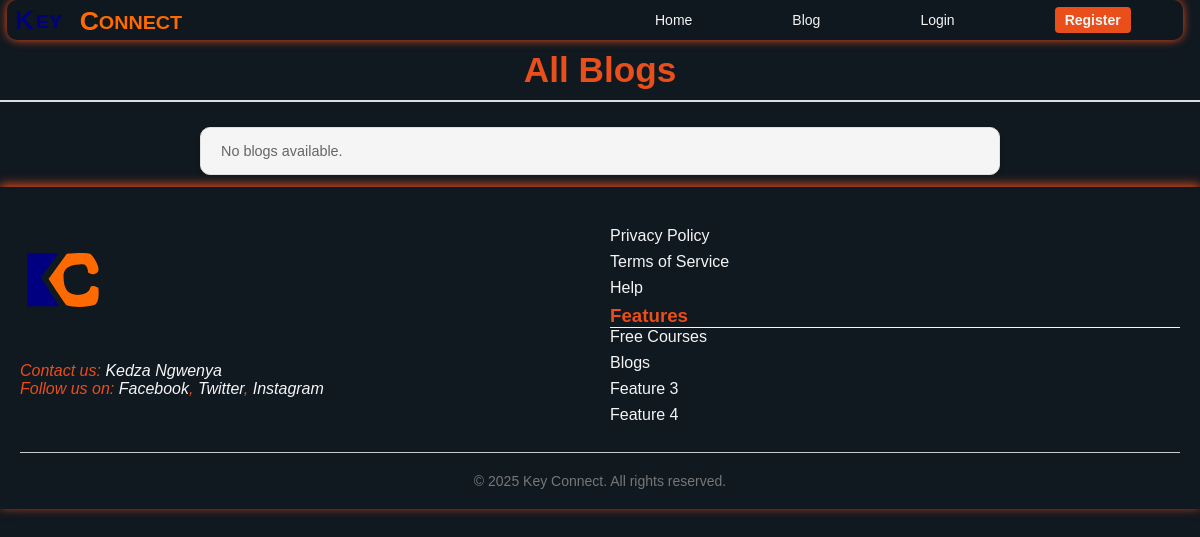
The page /blog/ on the database as committed earlier.
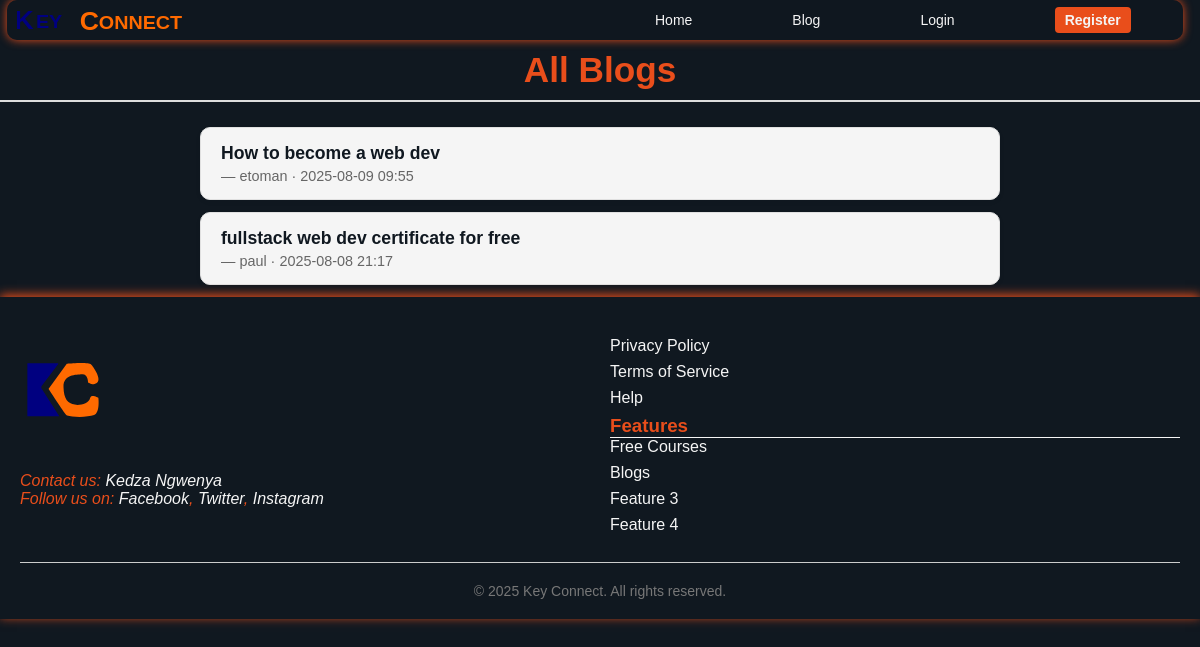
The same page on the database as committed later.
### keyConnectapp/models.py (models this page shows, shortened)
class Blog(models.Model):
    author = models.ForeignKey(
        settings.AUTH_USER_MODEL,
        on_delete=models.CASCADE,
        related_name="blogs"
    )
    title = models.CharField(max_length=200)
    short_description = models.CharField(max_length=300, blank=True)
    image = models.ImageField(upload_to="blog_images/", blank=True, null=True)
    icon = models.ImageField(upload_to="blog_icons/", blank=True, null=True)
    content = models.TextField()
    created_at = models.DateTimeField(auto_now_add=True)
    views = models.PositiveIntegerField(default=0)
    is_top = models.BooleanField(default=False)# Tracks number of views
    class Meta:
        ordering = ["-created_at"]

### keyConnectapp/views.py (the view)
# urls.py: path('blog/', views.blog_view, name='blog'),                # ← list page
def blog_view(request):
    blogs = Blog.objects.all()  # Get all blogs for everyone to see
    return render(request, 'keyConnectapp/blog.html', {'blogs': blogs})

### keyConnectapp/context_processors.py (called while the page is built)
def user_profile(request):
    if request.user.is_authenticated:
        try:
            profile = Profile.objects.get(user=request.user)
        except Profile.DoesNotExist:
            profile = None
    else:
        profile = None
    return {'nav_profile': profile}

### keyConnectapp/templates/keyConnectapp/blog.html (shortened to what this page needs)
{% extends "base.html" %}
{% block content %}
<h1 class="blog-head">All Blogs</h1>
<ul class="blog-list">
    {% for blog in blogs %}
        <li class="blog-item">
            <a href="{% url 'blog_detail' blog.id %}">{{ blog.title }}</a>
            — {{ blog.author.username }} · {{ blog.created_at|date:"Y-m-d H:i" }}
        </li>
    {% empty %}
        <li class="blog-item">No blogs available.</li>
    {% endfor %}
</ul>
{% endblock %}

### templates/base.html (shortened to what this page needs)
<!DOCTYPE html>
<html>
<head>
    {% load static %}
    <link rel="stylesheet" href="{% static 'keyConnectapp/style.css' %}">
</head>
<body>
    <header class="main-header">
        <nav class="navbar">
            <img class="logo" src="{% static 'keyConnectapp/images/logooo.svg' %}" alt="Logo" />
            <ul class="nav-links">
                <li><a href="{% url 'home' %}">Home</a></li>
                <li><a href="{% url 'blog' %}">Blog</a></li>
                {% if user.is_authenticated %}
                <li class="profile-dropdown">
                    <img src="{% if nav_profile and nav_profile.avatar %}{{ nav_profile.avatar.url }}{% else %}{% static 'images/default_avatar.png' %}{% endif %}"
                        alt="Profile" class="nav-profile-pic" />
                    <ul class="dropdown-menu">
                        <li><a href="{% url 'profile' user.id %}">View Profile</a></li>
                        <li><a href="{% url 'edit_profile' %}">Edit Profile</a></li>
                        <li><a href="{% url 'logout' %}">Logout</a></li>
                    </ul>
                </li>
                {% else %}
                <li><a href="{% url 'login' %}">Login</a></li>
                <li><a href="{% url 'register' %}"><span class="sign-up">Register</span></a></li>
                {% endif %}
            </ul>
        </nav>
    </header>
    <main>
        {% block content %}{% endblock %}
    </main>
    <footer>
        <div class="footer-container">
            <address class="footer-left">
                <div class="footer-logo">
                    <img class="logo" src="{% static 'keyConnectapp/images/KEY-CONNECT.svg' %}" alt="Logo">
                </div>
                <p>Contact us: <a href="mailto:kedzangwenya@gmail.com">Kedza Ngwenya</a></p>
                <p>Follow us on:
                    <a href="https://www.facebook.com/keyconnect">Facebook</a>,
                    <a href="https://www.twitter.com/keyconnect">Twitter</a>,
                    <a href="https://www.instagram.com/keyconnect">Instagram</a>
                </p>
            </address>
            <div class="footer-right">
                <nav class="footer-nav">
                    <ul>
                        <li><a href="#">Privacy Policy</a></li>
                        <li><a href="#">Terms of Service</a></li>
                        <li><a href="#">Help</a></li>
                    </ul>
                </nav>
                <div class="feature">
                    <h3>Features</h3>
                    <ul>
                        <li><a href="#">Free Courses</a></li>
                        <li><a href="#">Blogs</a></li>
                        <li><a href="#">Feature 3</a></li>
                        <li><a href="#">Feature 4</a></li>
                    </ul>
                </div>
            </div>
        </div>
        <div class="footer-bottom">
            <p>&copy; 2025 Key Connect. All rights reserved.</p>
        </div>
    </footer>
</body>
</html>

### keyConnectapp/static/keyConnectapp/style.css (style rules this page uses)
* { margin: 0; padding: 0; box-sizing: border-box; font-family: 'Arial', 'roboto'; }
:root { --background-color1: #ffb400; --background-color2: #e94e1b; --text-color: #2b2b2b; --rich-black: #101820; --rich-black2: #10182085; --text-color2: #f5f5f5; --test-color1: #ff6a00; }
body { background-color: var(--rich-black); }
.main-header { width: 98%; height: 40px; background-color: var(--rich-black2); display: flex; align-items: center; padding: 0 10px; margin: auto; border-radius: 10px; box-shadow: 0 0 10px var(--background-color2); position: fixed; top: 0; left: 7px; z-index: 1000; }
.navbar { width: 100%; display: flex; justify-content: space-between; align-items: center; }
.logo { height: 5%; width: 15%; }
.nav-links { list-style: none; display: flex; align-items: center; gap: 100px; margin: 0; width: 50%; padding: 0 5px 0 60px; }
.nav-links li { position: relative; }
.nav-links a { text-decoration: none; color: var(--text-color2); font-size: 14px; }
.sign-up { background-color: var(--background-color2); color: var(--text-color2); padding: 5px 10px; border-radius: 4px; font-weight: bold; text-decoration: none; }
:root { --cards-visible: 3; --gap: 20px; --card-height: 320px; }
footer { background-color: var(--rich-black); padding: 40px 20px 20px; font-family: sans-serif; box-shadow: 0 -2px 10px var(--background-color2); }
.feature h3 { color: var(--background-color2); border-bottom: 1px solid var(--text-color2); }
.footer-container { display: flex; justify-content: space-between; flex-wrap: wrap; gap: 20px; border-bottom: 1px solid #ccc; padding-bottom: 20px; }
.footer-container p { color: var(--background-color2); }
.footer-left, .footer-right { flex: 1; min-width: 250px; }
.footer-logo img { max-width: 120px; margin-bottom: 10px; }
.footer-nav ul, .feature ul { list-style: none; padding: 0; }
.footer-nav ul li, .feature ul li { margin-bottom: 8px; }
.footer-nav a, .feature a, address a { color: var(--text-color2); text-decoration: none; }
.footer-bottom { text-align: center; margin-top: 20px; font-size: 14px; color: #777; }
.blog-head { text-align: center; font-size: 2.2rem; margin-bottom: 25px; color: var(--background-color2); border-bottom: 2px solid #ddd; padding-bottom: 10px; margin-top: 50px; }
.blog-list { list-style: none; padding: 0; max-width: 800px; margin: 0 auto; }
.blog-item { background-color: var(--text-color2); border: 1px solid #e0e0e0; border-radius: 10px; padding: 15px 20px; margin-bottom: 12px; box-shadow: 0 2px 6px rgba(0,0,0,0.04); transition: background-color 0.3s; font-size: 1rem; }
.blog-item a { font-size: 1.1rem; color: var(--rich-black); font-weight: 600; text-decoration: none; }
.blog-item { display: flex; flex-direction: column; gap: 4px; color: #666; font-size: 0.9rem; }

Rows that differ between the two databases and show on the page:
added Blog: title "How to become a web dev", author.username "etoman", created_at "2025-08-09 09:55"
added Blog: title "fullstack web dev certificate for free", author.username "paul", created_at "2025-08-08 21:17"
Other text that changed with them:
text no longer shown: "No blogs available."
